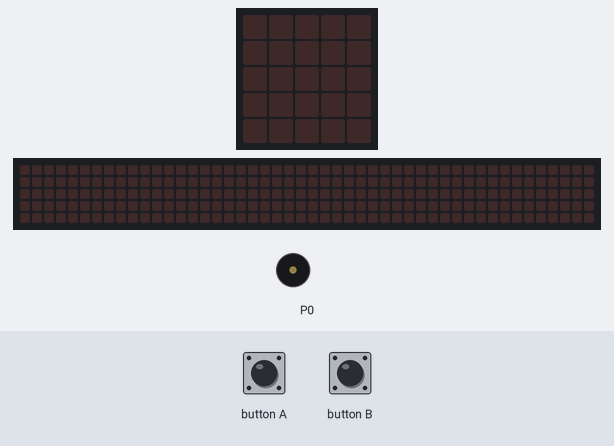
Recording of a program running on a simulated BBC micro:bit (MakeCode). Shown: the board's 5×5 LED display, a strip that is not on the board, showing the scrolling text unrolled, buzzer (waves = sounding). Inputs (shaded band) come from the test bench. The 48×5 strip is a reading aid, not a part: it shows the text the display is scrolling, unrolled, one strip-width of it at a time.

Above: at 1.2 s.
1.3 s: button B pressed for 0.15 s
At 4.07 s:
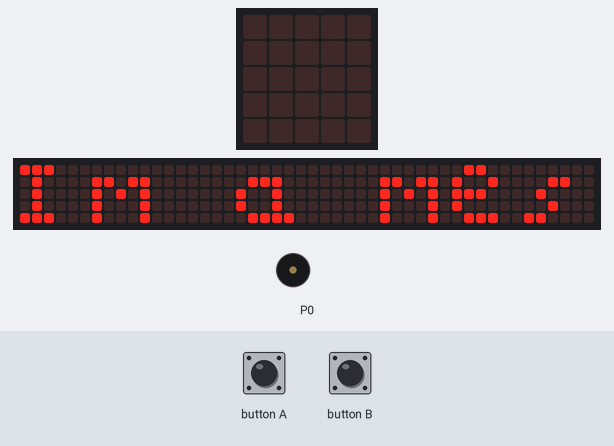
4.3 s: button A pressed for 0.15 s
At 5.75 s:
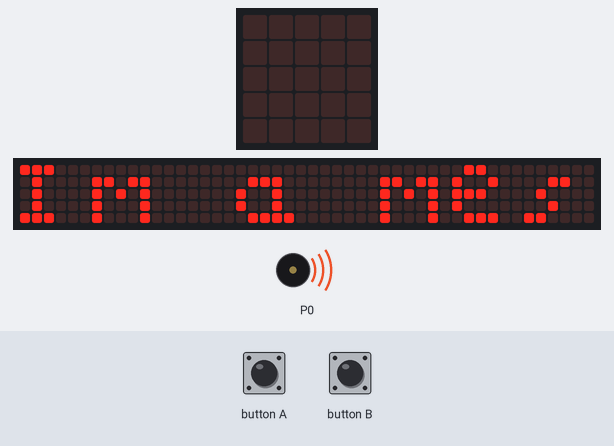
7.3 s: button A pressed for 0.15 s
At 14.21 s:
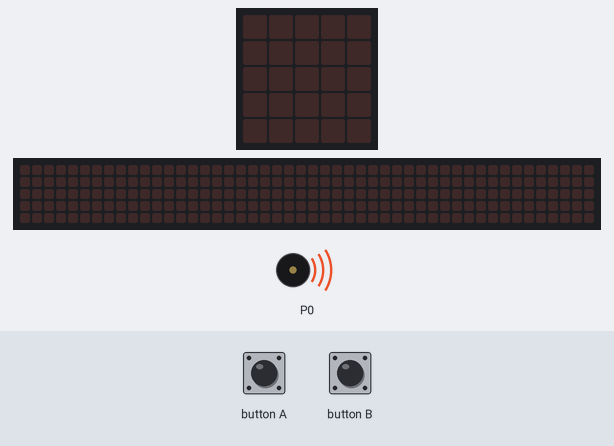
Timing chart, 0 to 17.0 s (numbered marks = the images above; inputs shaded):
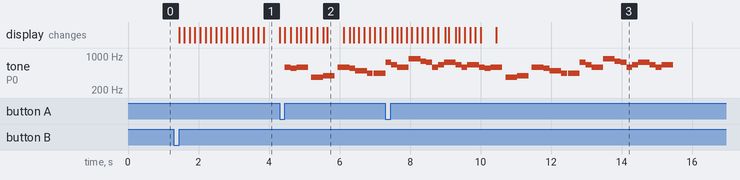

Measured:
- after the input at 1.3 s, the display: changes after 0.15 s (image 1)
- after the input at 4.3 s, tone on P0: plays 587 Hz for 0.17 s, 554 Hz for 0.17 s, 587 Hz for 0.32 s, 370 Hz for 0.33 s, 392 Hz for 0.32 s, 587 Hz for 0.33 s … (10 notes in this stretch), starting after 0.15 s
- what the display in image 2 shows lasts 0.4 s, from 5.7 s to 6.1 s

The program:

main.ts
```typescript
input.onButtonPressed(Button.A, function () {
    music.playTone(587, music.beat(BeatFraction.Half))
    music.playTone(554, music.beat(BeatFraction.Half))
    music.playTone(587, music.beat(BeatFraction.Whole))
    music.rest(music.beat(BeatFraction.Quarter))
    music.playTone(370, music.beat(BeatFraction.Half))
    music.playTone(370, music.beat(BeatFraction.Half))
    music.playTone(392, music.beat(BeatFraction.Whole))
    music.rest(music.beat(BeatFraction.Quarter))
    music.playTone(587, music.beat(BeatFraction.Half))
    music.playTone(587, music.beat(BeatFraction.Half))
    music.playTone(554, music.beat(BeatFraction.Half))
    music.playTone(494, music.beat(BeatFraction.Half))
    music.playTone(494, music.beat(BeatFraction.Half))
    music.playTone(440, music.beat(BeatFraction.Half))
    music.rest(music.beat(BeatFraction.Sixteenth))
    music.playTone(440, music.beat(BeatFraction.Whole))
    music.playTone(740, music.beat(BeatFraction.Half))
    music.playTone(659, music.beat(BeatFraction.Half))
    music.playTone(587, music.beat(BeatFraction.Whole))
    music.playTone(880, music.beat(BeatFraction.Whole))
    music.playTone(784, music.beat(BeatFraction.Half))
    music.playTone(740, music.beat(BeatFraction.Half))
    music.playTone(587, music.beat(BeatFraction.Half))
    music.playTone(659, music.beat(BeatFraction.Half))
    music.playTone(740, music.beat(BeatFraction.Whole))
    music.playTone(659, music.beat(BeatFraction.Half))
    music.playTone(587, music.beat(BeatFraction.Half))
    music.playTone(659, music.beat(BeatFraction.Whole))
})
input.onButtonPressed(Button.B, function () {
    basic.showString("Im a mess")
})
music.setTempo(185)
```

test.ts
```typescript
// テストはここに来ます。このパッケージが拡張機能として使用されるときにはコンパイルされません。
```
